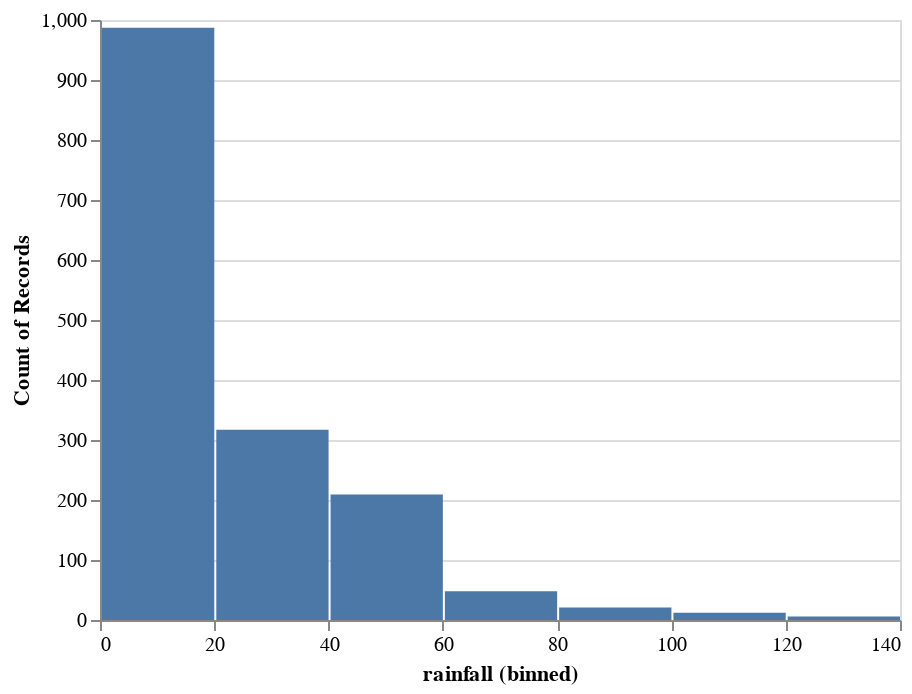

Notebook code cell kept with this figure:
### Code cell
alt.Chart(world.df_features).mark_bar().encode(
    alt.X("rainfall", bin=True),
    y='count()',
)

### Figure 1 — Vega-Lite specification as saved in the notebook (floating-point values rounded to 4 significant figures; data arrays with more than 128 entries replaced by an {"elided": "..."} marker saying what was removed)
{"$schema": "https://vega.github.io/schema/vega-lite/v2.6.0.json", "config": {"view": {"height": 300, "width": 400}}, "data": {"name": "data-800079287bbea939b975db5dc2d66721"}, "datasets": {"data-800079287bbea939b975db5dc2d66721": {"elided": "1600 records"}}, "encoding": {"x": {"bin": true, "field": "rainfall", "type": "quantitative"}, "y": {"aggregate": "count", "type": "quantitative"}}, "mark": "bar"}
